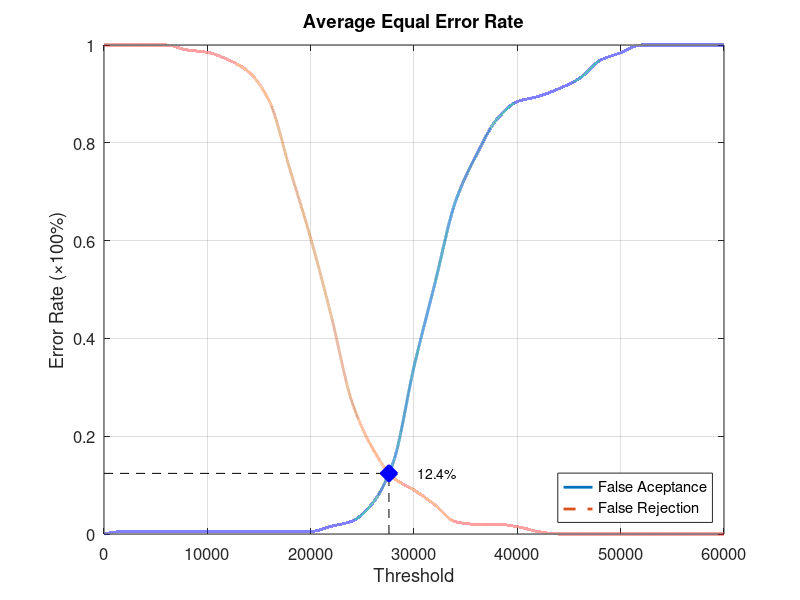
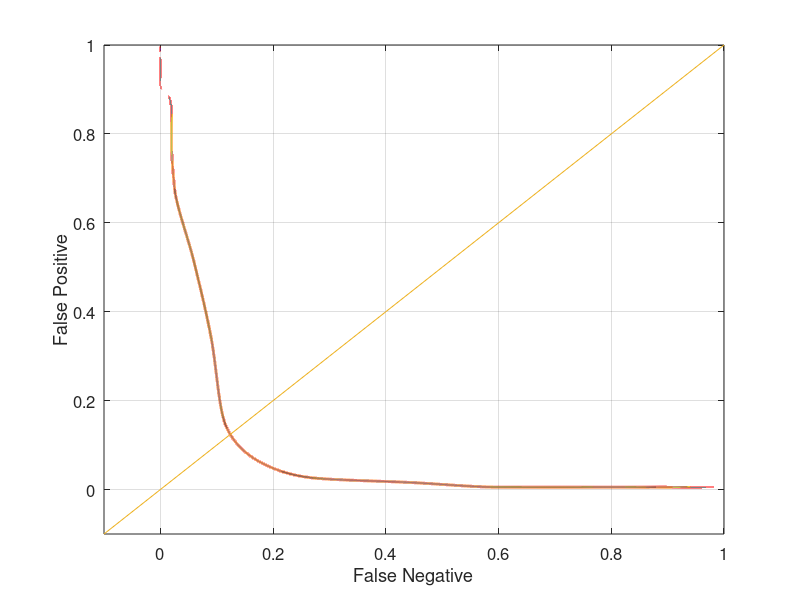

Source code (MATLAB) for these figures, in order:
function yEER = Database4_3
close all;
clear;
clc;
x = 0:2000:60000;
xq = 0:0.5:60000;

y0 = [0 0.00526316 0.00526316 0.00526316 0.00526316 0.00526316 0.00526316 0.00526316 0.00526316 0.00526316 0.00526316 0.0157895 0.0263158 0.0631579 0.147368 0.342105 0.510526 0.678947 0.773684 0.847368 0.884211 0.894737 0.910526 0.931579 0.968421 0.984211 1 1 1 1 1];
yy0 = interp1(x, y0, xq, 'pchip');
y1 = [1 1 1 1 0.99 0.985 0.97 0.945 0.885 0.745 0.605 0.445 0.27 0.175 0.115 0.09 0.06 0.025 0.02 0.02 0.015 0.005 0 0 0 0 0 0 0 0 0];
yy1 = interp1(x, y1, xq, 'pchip');

% Calculating EER: 
y2 = abs(y0 - y1);
find(y2 == min(y2))
yy2 = abs(yy0 - yy1);
xEER = find(yy2 == min(yy2));
xEERIndex = xq(xEER) % X-axis EER
yEER = yy0(xEER) % Y-axis EER

main = figure
plot(xq, yy0,'-','LineWidth', 2);	hold on
plot(xq, yy1,'--','LineWidth', 2);	hold on
plot([xEERIndex xEERIndex], [0 yEER], 'k--');	hold on
plot([0 xEERIndex], [yEER yEER], 'k--');	hold on
plot(xEERIndex, yEER, 'bx', 'LineWidth', 10);	hold on
text(xEERIndex + 10 * xEERIndex / 100, yEER, [num2str(round((10000 * yEER)) / 100) '%'])
legend('False Aceptance', 'False Rejection', 'Location', 'SouthEast')
xlabel('Threshold')
ylabel('Error Rate (\times100%)')
title('Average Equal Error Rate')
set(gca, 'FontSize', 12)
axis([0 60000 0 1])
grid on

print(main, 'Database4_3Main', '-dpng');
FNRxFPR = figure('Color', [1 1 1]);
plot(yy1, yy0, '-', yy1, yy0, 'LineWidth', 2);
hold on
y = -0.1:0.1:1
plot(y, y); 
set(gca, 'FontSize', 12)
xlabel('False Negative')
ylabel('False Positive')
axis([-0.1 1 -0.1 1])
set(gca, 'FontSize', 12)
grid on

print(FNRxFPR, 'Database4_3FNRxFPR','-dpng');
end
